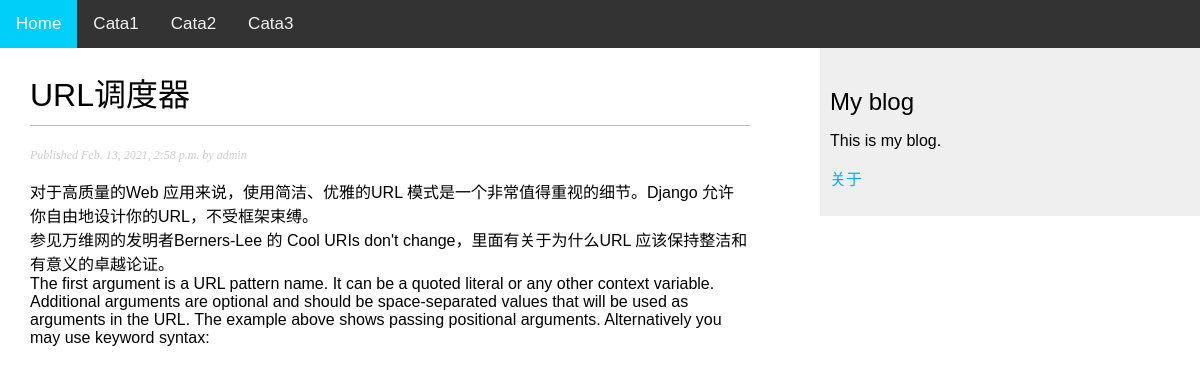
The app's page /blog/2021/2/13/url-conf/ with its own data.
### blog/models.py (models this page shows, shortened)
class Post(models.Model):
    STATUS_CHOICES = (
        ('draft', 'Draft'),
        ('published', 'Published'),
    )  # tuple元组，STATUS_CHOICES[0][0] = 'draft'
    title = models.CharField(max_length=250)
    slug = models.SlugField(max_length=250, unique_for_date='publish')
    author = models.ForeignKey(User, on_delete=models.CASCADE, related_name='blog_posts')
    body = models.TextField()
    publish = models.DateTimeField(default=timezone.now)
    created = models.DateTimeField(auto_now_add=True)
    updated = models.DateTimeField(auto_now=True)
    status = models.CharField(max_length=10,
                              choices=STATUS_CHOICES,
                              default='draft')
    objects = models.Manager()  # The default manager.
    published = PublishedManager()  # Our custom manager.
    class Meta:
        ordering = ('-publish',)

### blog/views.py (the view)
# urls.py: path('<int:year>/<int:month>/<int:day>/<slug:post>/', views.post_detail, name='post_detail'),
def post_detail(request, year, month, day, post):
    post = get_object_or_404(Post, slug=post,
                             status='published',
                             publish__year=year,
                             publish__month=month,
                             publish__day=day)
    return render(request, 'blog/post/detail.html', {'post': post})

### blog/templates/blog/post/detail.html (shortened to what this page needs)
{% extends "blog/base.html" %}
{% block content %}
<h1>{{ post.title }}</h1>
<p class="date">
Published {{ post.publish }} by {{ post.author }}
</p>
{{ post.body|linebreaks }}
{% endblock %}

### blog/static/css/blog.css (style rules this page uses)
body { margin: 0; padding: 0; font-family: helvetica, sans-serif; }
h1 { font-weight: normal; border-bottom: 1px solid #bbb; padding: 0 0 10px 0; }
p.date { color: #ccc; font-family: georgia, serif; font-size: 12px; font-style: italic; }

### records on screen
Post: title "URL调度器", publish "Feb. 13, 2021, 2:58 p.m.", author "admin", body "对于高质量的Web 应用来说，使用简洁、优雅的URL 模式是一个非常值得重视的细节。Django 允许你自由地设计你的URL，不受框架束缚。 参见万维网的发明者Berners-Lee 的 Cool URIs don't change，里面有关于为什么URL 应该保持整洁和有意义的卓越论证。 The first argument is a URL pattern name. It can be a quoted literal or any other context variable. Additional arguments are optional and should be space-separated values that will be used as arguments in the URL. The example above shows passing positional arguments. Alternatively you may use keyword syntax:"
